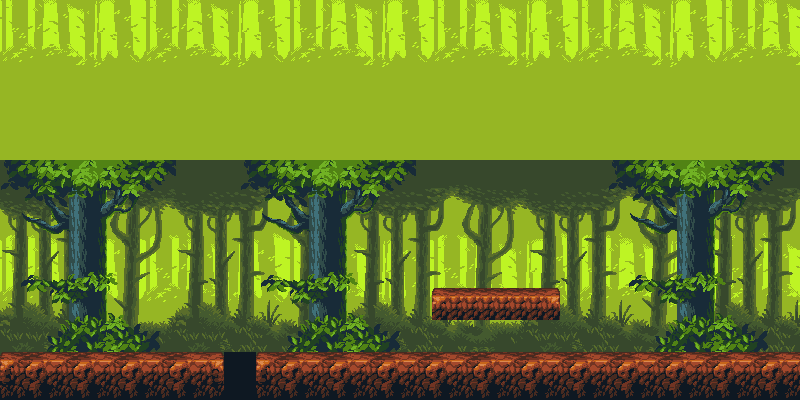

Below is a game level as drawn by its tile map, then a one-line description and the .tmx that defines it (tile-layer data replaced by summaries):
An orthogonal 50x25 tile map with 16x16 px tiles, 4 tile layers (Back Layer, Far Layer, Middle Layer, Ground Layer), 4 tilesets and 4 objects (player).

<map version="1.9" tiledversion="1.9.1" orientation="orthogonal" renderorder="right-down" width="50" height="25" tilewidth="16" tileheight="16" infinite="0" nextlayerid="8" nextobjectid="13">
 <tileset firstgid="1" source="back.tsx" />
 <tileset firstgid="136" source="far.tsx" />
 <tileset firstgid="301" source="middle.tsx" />
 <tileset firstgid="481" source="tileset.tsx" />
 <layer id="1" name="Back Layer" width="50" height="25">
  <data>[1250 cells, 1250 non-empty, 135 distinct tile ids]</data>
 </layer>
 <objectgroup id="6" name="Player">
  <object id="4" name="player" x="128" y="320" width="16" height="16" />
 </objectgroup>
 <layer id="2" name="Far Layer" width="50" height="25">
  <data>[1250 cells, 750 non-empty, 165 distinct tile ids]</data>
 </layer>
 <layer id="3" name="Middle Layer" width="50" height="25">
  <data>[1250 cells, 495 non-empty, 165 distinct tile ids]</data>
 </layer>
 <layer id="4" name="Ground Layer" width="50" height="25">
  <data>[1250 cells, 166 non-empty, 18 distinct tile ids]</data>
 </layer>
 <objectgroup id="5" name="Ground Object">
  <object id="10" x="0" y="352">
   <polygon points="0,0 224,0 224,48 0,48" />
  </object>
  <object id="11" x="432" y="288">
   <polygon points="0,0 128,0 128,32 0,32" />
  </object>
  <object id="12" x="256" y="352">
   <polygon points="0,0 544,0 544,48 0,48" />
  </object>
 </objectgroup>
</map>
